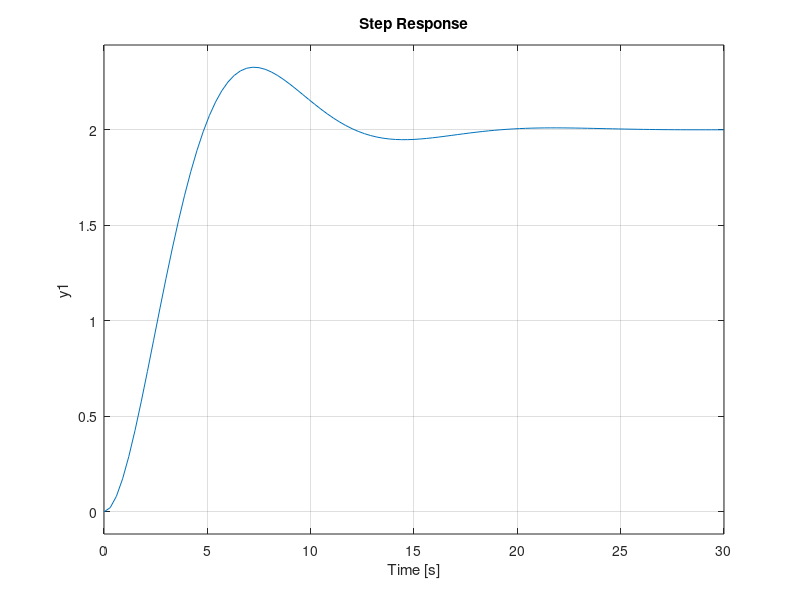
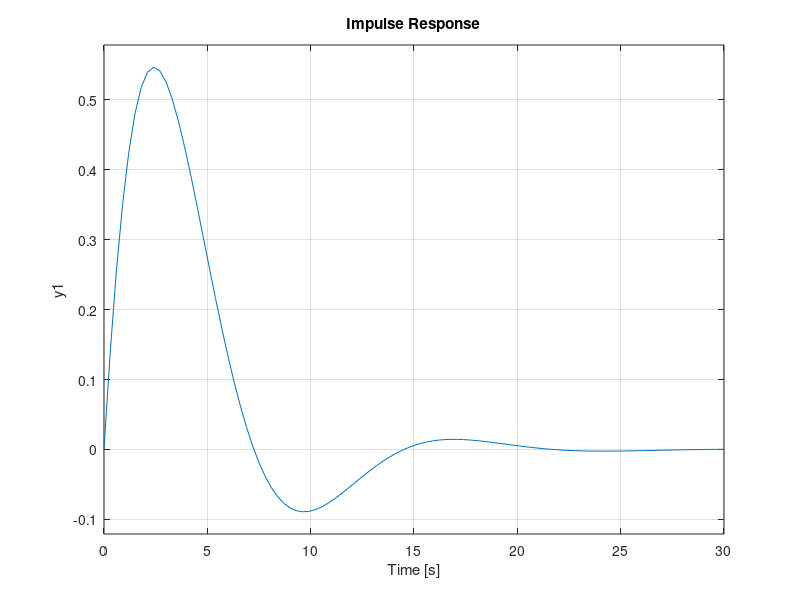
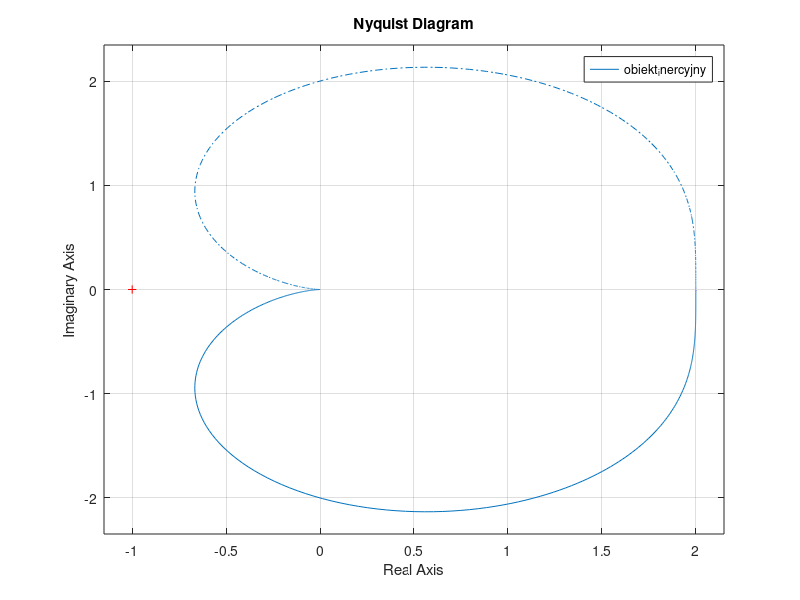
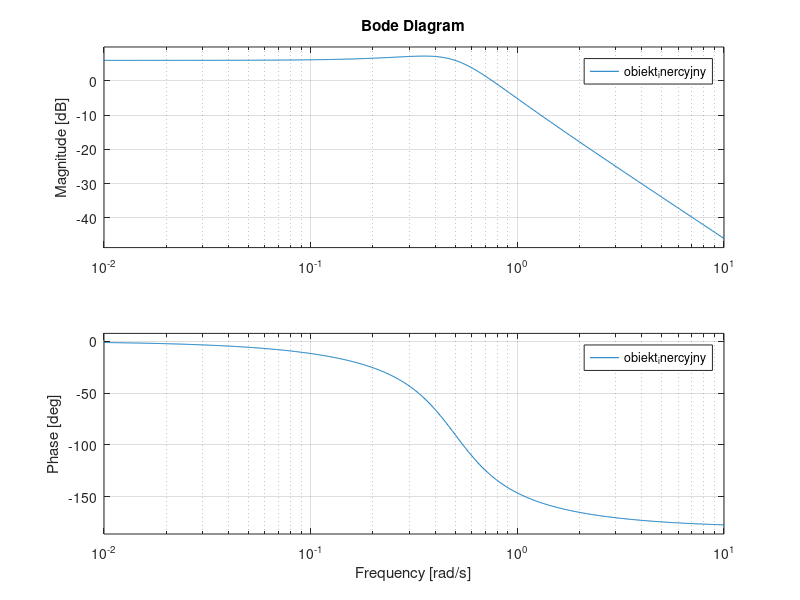

Source code (MATLAB) for these figures, in order:
clear; close all; clc;
% Transmitancja G(s) = k / (T0*2s^2 + 2*x*T0*s + 1)
% Stałe:
k = 2;
T0 = 2;
x = 0.5;

obiekt_inercyjny = tf(k, [T0^2, 2*x*T0, 1]);

% Charakterystyka skokowa.
figure(1);
step(obiekt_inercyjny);
grid on;

% Charakterystyka impulsowa.
figure(2);
impulse(obiekt_inercyjny);
grid on;

% Charakterystyka Nyquista.
figure(3);
nyquist(obiekt_inercyjny);
grid on;

% Charakterystyka Bodego.
figure(4);
bode(obiekt_inercyjny);
grid on;